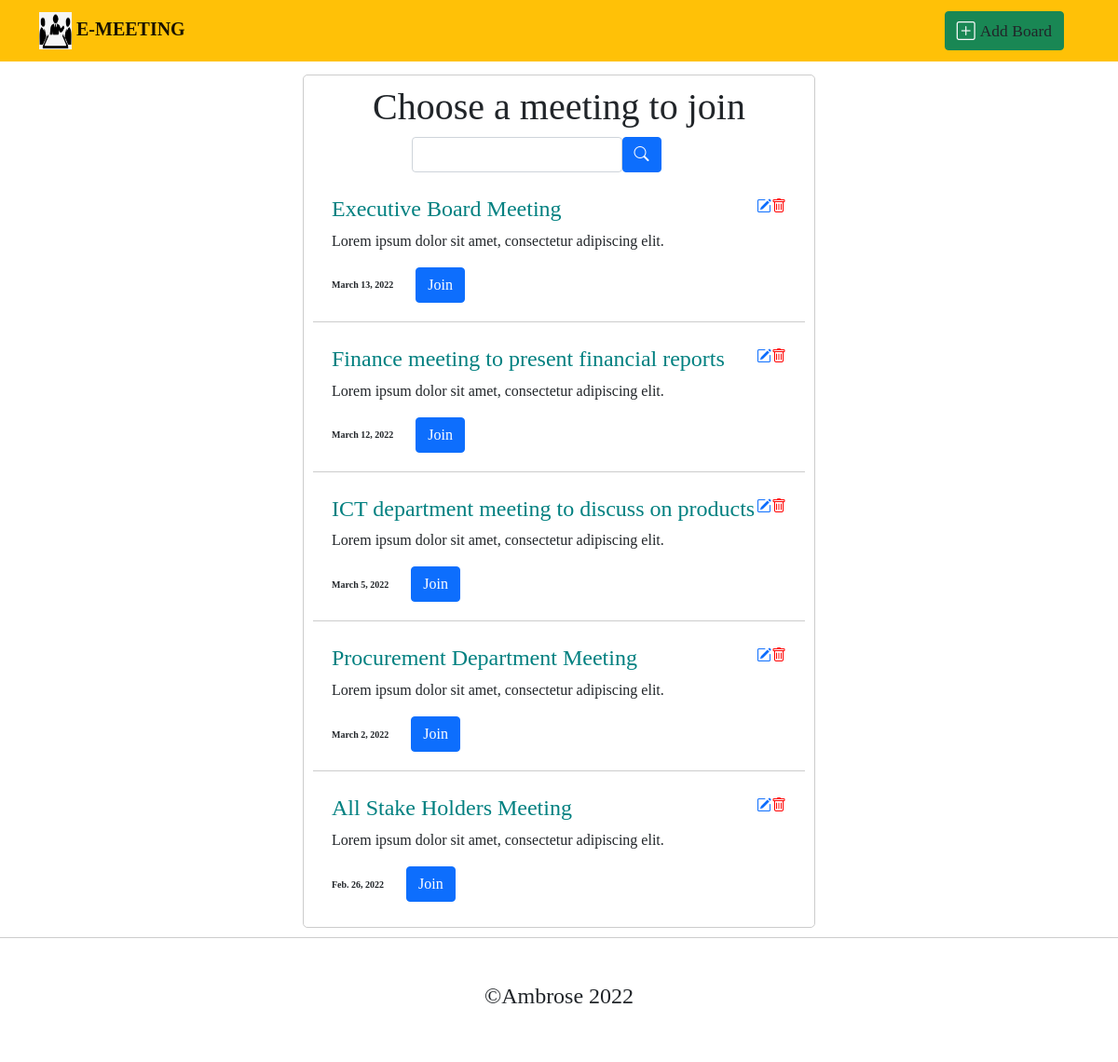
The page / on the database its author committed.
### meeting/models.py (models this page shows, shortened)
class Meeting(models.Model):
    name = models.CharField(max_length=50)
    theme = models.CharField(max_length=500)
    dateScheduled = models.DateField()
    dateCreated = models.DateTimeField(auto_now_add=True)
    slug = models.SlugField(max_length=60, blank=True)
    class Meta:
        ordering = ["-dateCreated"]

### meeting/views.py (the view)
# urls.py: path('', MeetingsView.as_view(), name='meeting_list'),
class MeetingsView(ListView):
    model = Meeting
    template_name = 'meeting/meeting_list.html'
    def get_queryset(self):
        qs=self.model.objects.all()
        meetings = MeetingFilter(self.request.GET, queryset=qs)
        return meetings.qs
    def get_context_data(self, **kwargs):
        context =super().get_context_data(**kwargs)
        context['meetings']=MeetingFilter(self.request.GET, queryset=self.get_queryset())
        return context

### meeting/templates/meeting/meeting_list.html (shortened to what this page needs)
{% extends "index.html" %}
{% block navbutton %}
<a class="navbar-brand text-light btn btn-success add-link" href="{% url 'meeting:meeting_create' %}"><i class="bi bi-plus-square"></i><small class="text-dark add-board">Add Board</small></a>{% endblock %}
{% block content %}
{% load static %}
{% load crispy_forms_tags %}
<section>
    <div class="container meeting-holder">
        <h1 class="text-center" >Choose a meeting to join</h1>
        <div class="search">
            <form method="get" id="searchForm">
                {{ meetings.form|crispy }}
                <button input="submit" class="btn btn-primary">
                    <i class="bi bi-search"></i>
                </button>
            </form>
        </div>
        <div class="meeting-card-holder">
        {% for meeting in object_list %}
        <div class="meeting-card">
            <div class="meeting-header">
                <h4 style="color:teal">{{ meeting.name }}</h4>
                <div class="del-editicons">
                    <a href="{% url 'meeting:meeting_update' slug=meeting.slug %}"><i class="bi bi-pencil-square"></i></a></span>
                    <a href="{% url 'meeting:meeting_delete' slug=meeting.slug %} "><i style="color: red;" class="bi bi-trash"></i></a>
                </div>
            </div>
            <p>{{ meeting.theme }}</p>
            <div class="date-tag">
                <small style="font-size: 10px; margin-right: 20px; font-weight: bold;">{{ meeting.dateScheduled }}</small>
                <a style="text-decoration:unset;" href="{% url 'meeting:agenda_list' slug=meeting.slug %}"><button class="btn btn-primary">Join</button></a>
            </div>
        </div>
        {% empty %}
            <h5 class="text-danger p-5">Meeting not found</h5>
        {% endfor %}
        </div>
    </div>
</section>
{% endblock %}

### templates/index.html (style rules this page uses)
body { font-family: 'Playfair Display'; }

### meeting/templates/meeting/meeting_list.html (style rules this page uses)
.add-board { margin-left: 5px; }
.add-link { display: flex; align-items: center; }
.meeting-holder { margin-top: 80px; display: flex; flex-direction: column; justify-contents: center; border: 1px solid #ccc; padding: 10px; max-width: 550px; border-radius: 5px; }
.meeting-header { display: flex; justify-content: space-between; }
.meeting-card { margin-top: 5px; width: 100%; padding: 20px; border-bottom: 1px solid #ccc; }
.meeting-card-holder { height: 100vh; overflow-y: scroll; }
.search { display: flex padding: 15px; width: 60%; margin: auto; }
form { display: flex; }
.del-editicons { display: flex; }

### rows shown on the page
Meeting: name "Executive Board Meeting", theme "Lorem ipsum dolor sit amet, consectetur adipiscing elit.", dateScheduled "March 13, 2022"
Meeting: name "Finance meeting to present financial reports", theme "Lorem ipsum dolor sit amet, consectetur adipiscing elit.", dateScheduled "March 12, 2022"
Meeting: name "ICT department meeting to discuss on products", theme "Lorem ipsum dolor sit amet, consectetur adipiscing elit.", dateScheduled "March 5, 2022"
Meeting: name "Procurement Department Meeting", theme "Lorem ipsum dolor sit amet, consectetur adipiscing elit.", dateScheduled "March 2, 2022"
Meeting: name "All Stake Holders Meeting", theme "Lorem ipsum dolor sit amet, consectetur adipiscing elit.", dateScheduled "Feb. 26, 2022"
